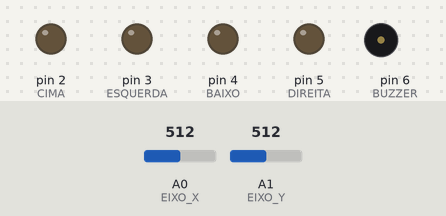
Recording of a sketch running on a simulated Arduino Uno, built with avr-gcc and run on an emulated ATmega328P. On the bench: output pins drawn as LEDs (lit = HIGH), buzzer (waves = sounding). Dashed ring = blinking. Inputs (shaded band) come from the test bench; at power-on: A0 (EIXO_X) = 512, A1 (EIXO_Y) = 512. Random numbers use the default seed unless the sketch sets one.

Above: at 1.5 s.
1.6 s: A0 (EIXO_X) set to 54
3.1 s: A0 (EIXO_X) set to 46
At 3.43 s:
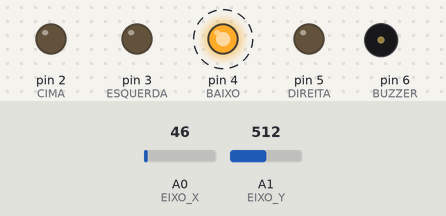
At 3.95 s:
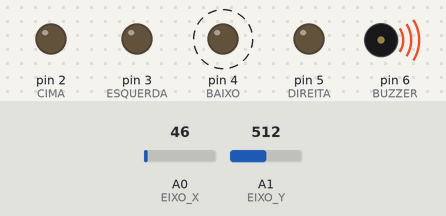
6.1 s: A0 (EIXO_X) set to 1005
7.6 s: A0 (EIXO_X) set to 1023
At 7.93 s:
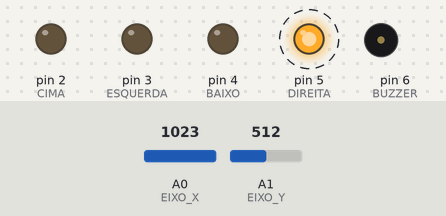
Timing chart, 0 to 11.6 s (numbered marks = the images above; inputs shaded):
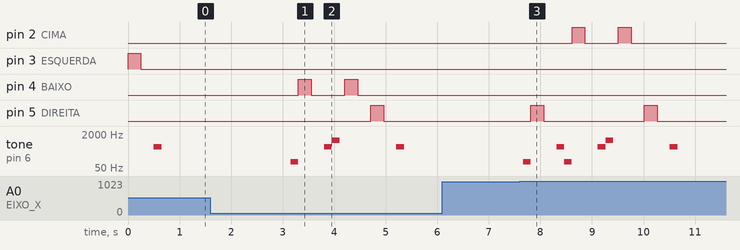

Measured:
- the behaviour switches between 50 and 49 on A0 (EIXO_X) (found by bisection; images 0 and 1)
- the behaviour switches between 1022 and 1023 on A0 (EIXO_X) (found by bisection; images 2 and 3)
- after the input at 1.6 s, every drawn part: stays the same
- after the input at 3.1 s, pin 4 (BAIXO): alternates HIGH for 0.25 s and LOW for 0.65 s, 4 changes in all, then stays LOW, starting after 0.21 s; pin 5 (DIREITA): LOW → HIGH after 1.6 s, → LOW 0.25 s later; tone on pin 6 (BUZZER): plays 100 Hz for 0.15 s, 500 Hz for 0.15 s, 1000 Hz for 0.15 s, 500 Hz for 0.15 s, starting after 0.06 s
- after the input at 6.1 s, every drawn part: stays the same
- after the input at 7.6 s, pin 2 (CIMA): alternates HIGH for 0.25 s and LOW for 0.65 s, 4 changes in all, then stays LOW, starting after 1.0 s; pin 5 (DIREITA): alternates HIGH for 0.25 s and LOW for 2.0 s, starting after 0.21 s

The sketch:

MemorizarSequencia.ino
```cpp
// PINOS DIGITAIS DO ARDUINO LIGADOS AOS LEDS E BUZZER
#define CIMA 2
#define BAIXO 4
#define DIREITA 5
#define ESQUERDA 3
#define BUZZER 6

// ENTRADAS ANALOGICAS DO ARDUINO LIGADAS AO JOYSTICK
#define EIXO_X A0
#define EIXO_Y A1

// NUMERO MAXIMO SEQUENCIAL DE LEDS CORRETOS PARA GANHAR O JOGO
#define MAX_LEVEL 10

int ledPins[4] = {CIMA, BAIXO, DIREITA, ESQUERDA};

int leds[MAX_LEVEL];
int direction=-1, j=0, awaiting=0, level=1;

void setup() {
  resetLeds();

  pinMode(CIMA, OUTPUT);
  pinMode(BAIXO, OUTPUT);
  pinMode(DIREITA, OUTPUT);
  pinMode(ESQUERDA, OUTPUT);
  pinMode(BUZZER, OUTPUT);
}

bool changeDirection(int dir) {
  if (dir == direction) return false;

  direction = dir;
  return true;
}

void checkWin() {
  if (j == level) {
    if (level < MAX_LEVEL) {
      win();
    }
    else {
      for (int i = 0; i < 5; i++) {
        intTone(800);
        delay(150);
      }
      lose(true);
    }
  }
}

void intTone(int freq) {
  tone(BUZZER, freq);
  delay(150);
  noTone(BUZZER);
}

void resetLeds() {
  for (int i = 0; i < MAX_LEVEL; i++) {
    leds[i] = 0;
  }
}

void lose(boolean winGame) {
  awaiting = false;
  level = 1;
  direction = -1;
  resetLeds();
  if (!(winGame))
    intTone(100);
}

void win() {
  awaiting = false;
  level++;
  direction = -1;
  intTone(1000);
}

void loop() {
  if (awaiting) {
    int x = analogRead(EIXO_X);
    int y = analogRead(EIXO_Y);

    if (x == 1023) {
      if (changeDirection(0)) {
        if (leds[j++] != CIMA) {
          lose(false);
          return;
        }
        checkWin();
      }
    }
    else if (x < 50) {
      if (changeDirection(1)) {
        if (leds[j++] != BAIXO) {
          lose(false);
          return;
        }
      }
      checkWin();
    }
    else if (y == 1023) {
      if (changeDirection(2)) {
        if (leds[j++] != DIREITA) {
          lose(false);
          return;
        }
        checkWin();
      }
    }
    else if (y < 50) {
      if (changeDirection(3)) {
        if (leds[j++] != ESQUERDA) {
          lose(false);
          return;
        }
        checkWin();
      }
    }

    delay(100);
  }
  else {
    for (int i = 0; i < level; i++) {
      int led = leds[i];
      if (led == 0) {
        led = ledPins[random(0, 4)];
        while (i > 0 && led == leds[i-1]) { // IMPEDIR DE SAIR O LED IGUAL AO ANTERIOR
          led = ledPins[random(0, 4)];
        }
        leds[i] = led;
      }
      digitalWrite(led, HIGH);
      delay(250);
      digitalWrite(led, LOW);
      delay(250);
    }
    j = 0;
    awaiting = true;
    intTone(500);
  }
}
```
